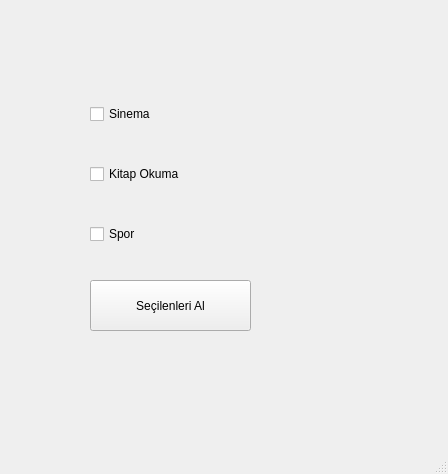
<?xml version="1.0" encoding="UTF-8"?>
<ui version="4.0">
 <class>MainWindow</class>
 <widget class="QMainWindow" name="MainWindow">
  <property name="geometry">
   <rect>
    <x>0</x>
    <y>0</y>
    <width>448</width>
    <height>474</height>
   </rect>
  </property>
  <property name="windowTitle">
   <string>MainWindow</string>
  </property>
  <widget class="QWidget" name="centralwidget">
   <widget class="QWidget" name="">
    <property name="geometry">
     <rect>
      <x>90</x>
      <y>70</y>
      <width>161</width>
      <height>211</height>
     </rect>
    </property>
    <layout class="QVBoxLayout" name="verticalLayout">
     <item>
      <widget class="QCheckBox" name="cbSinema">
       <property name="text">
        <string>Sinema</string>
       </property>
      </widget>
     </item>
     <item>
      <widget class="QCheckBox" name="cbKitapOkumak">
       <property name="text">
        <string>Kitap Okuma</string>
       </property>
      </widget>
     </item>
     <item>
      <widget class="QCheckBox" name="cbSpor">
       <property name="text">
        <string>Spor</string>
       </property>
      </widget>
     </item>
    </layout>
   </widget>
   <widget class="QPushButton" name="btnSecilenleriAl">
    <property name="geometry">
     <rect>
      <x>90</x>
      <y>280</y>
      <width>161</width>
      <height>51</height>
     </rect>
    </property>
    <property name="text">
     <string>Seçilenleri Al</string>
    </property>
   </widget>
   <widget class="QLabel" name="lblresult">
    <property name="geometry">
     <rect>
      <x>280</x>
      <y>70</y>
      <width>141</width>
      <height>211</height>
     </rect>
    </property>
    <property name="text">
     <string/>
    </property>
   </widget>
  </widget>
  <widget class="QMenuBar" name="menubar">
   <property name="geometry">
    <rect>
     <x>0</x>
     <y>0</y>
     <width>448</width>
     <height>26</height>
    </rect>
   </property>
  </widget>
  <widget class="QStatusBar" name="statusbar"/>
 </widget>
 <resources/>
 <connections/>
</ui>
